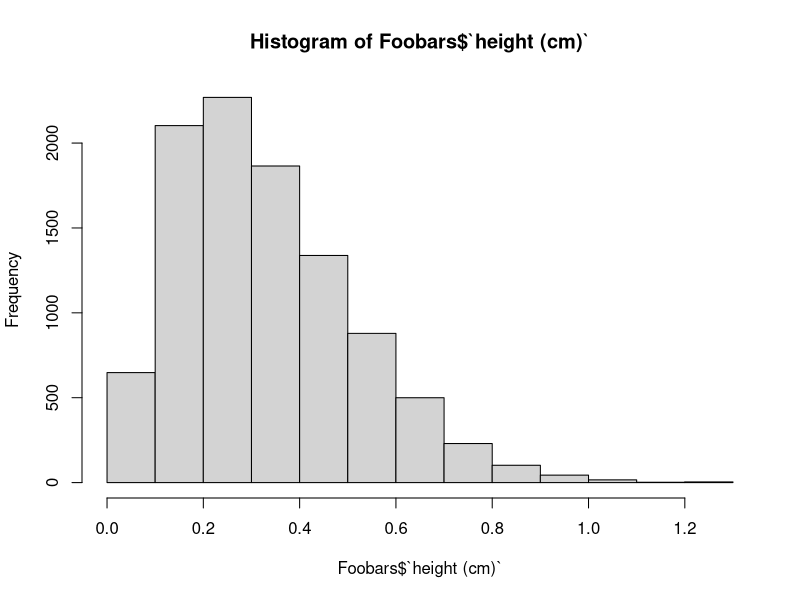
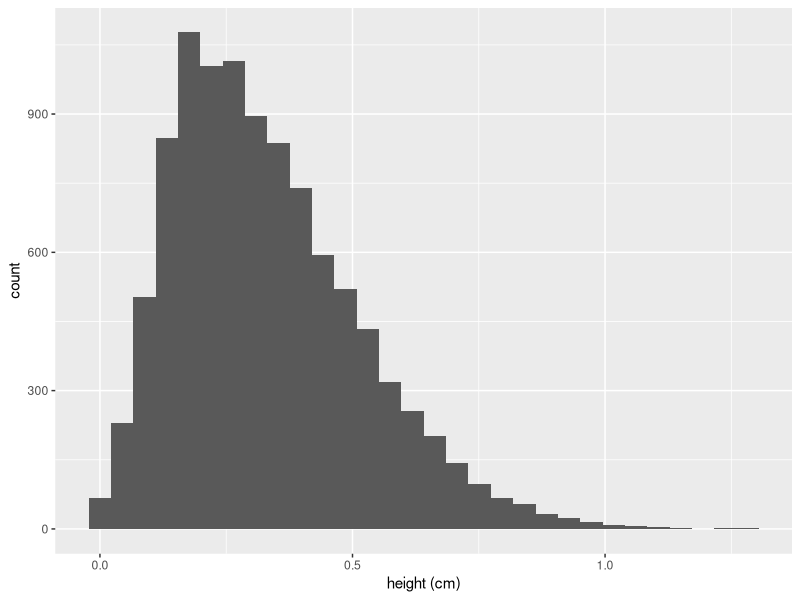
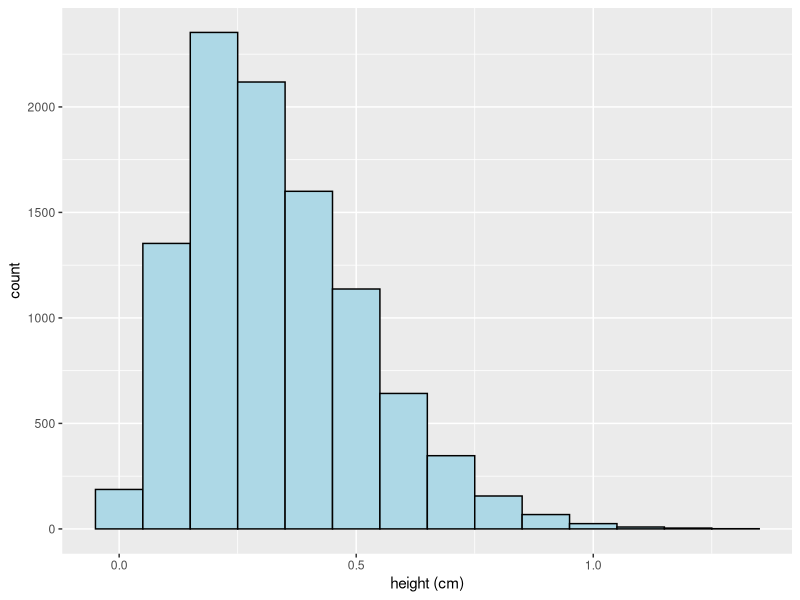
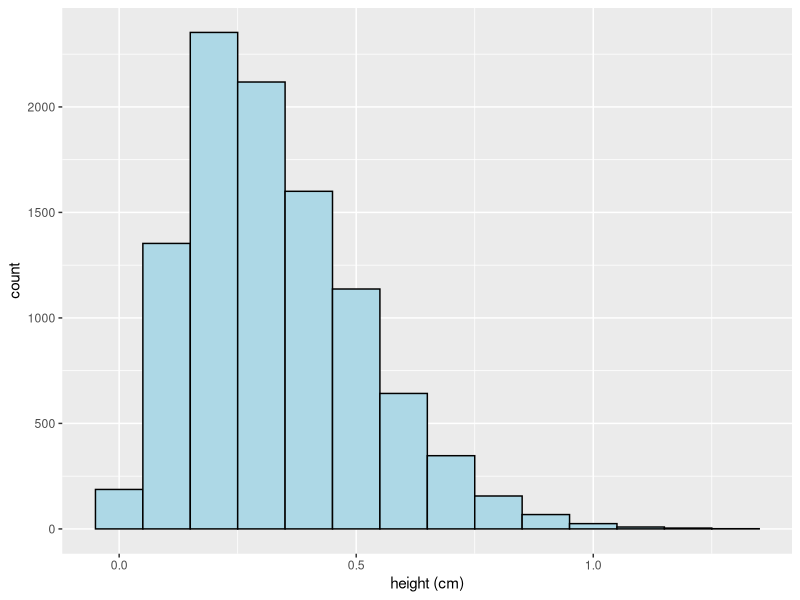

Generate these figures, in order, with R:
## ---- chunk 1
knitr::opts_chunk$set(echo = TRUE)
knitr::opts_knit$set(root.dir = "/Users/bio3dickib/Library/Mobile Documents/com~apple~CloudDocs/Github/revanent/graphs/")
## ---- chunk 2
library(tidyverse)
## ---- chunk 3
Foobars <- read_csv("foobar_heights.csv")
## ---- chunk 4
Foobars
## ---- chunk 5
Foobars$`height (cm)`
## ---- chunk 6
length(Foobars$`height (cm)`)
## ---- chunk 7
mean(Foobars$`height (cm)`)
## ---- chunk 8
summary(Foobars$`height (cm)`)
## ---- chunk 9
summary(Foobars)
## ---- chunk 10
hist(Foobars$`height (cm)`)
## ---- chunk 11
ggplot(Foobars, aes(x=`height (cm)`)) + geom_histogram()
## ---- chunk 12
ggplot(Foobars, aes(x=`height (cm)`)) + geom_histogram(binwidth = .1, colour = "black", fill = "lightblue")
## ---- chunk 13
colours()
## ---- chunk 14
ggsave("foobar_histogram.pdf", width = 10, height = 7, units = "in")
## ---- chunk 15
citation("tidyverse")
citation("ggplot2")
